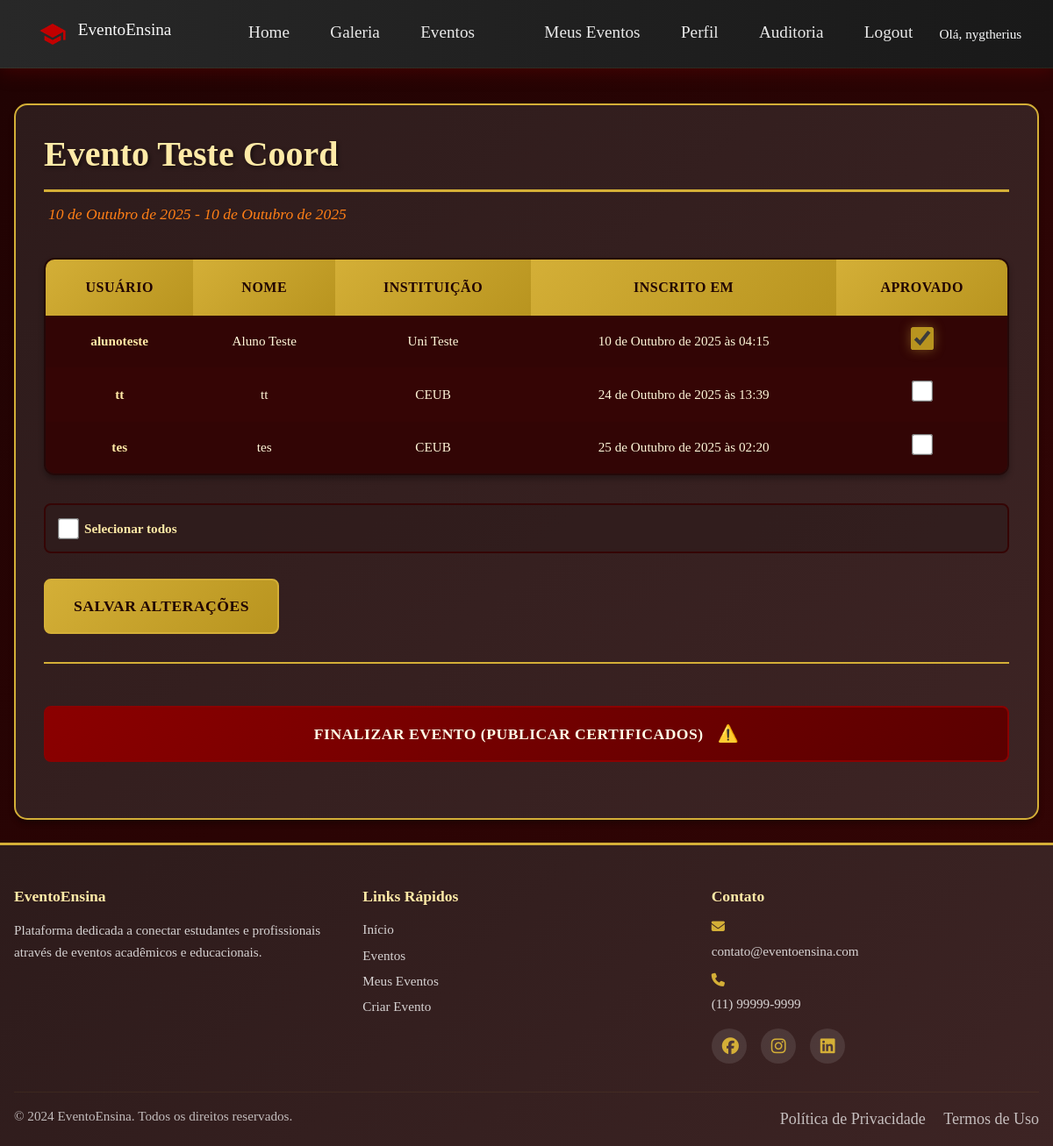
Screenshot of /eventos/gerenciar/4/ (signed in) with the database file from the repository.
### usuarios/models.py (models this page shows, shortened)
class Usuario(models.Model):
    nome = models.CharField(max_length=150)
    ddd = models.ForeignKey(DDD, on_delete=models.SET_NULL, null=True, blank=True)
    telefone = models.CharField(max_length=15, blank=True, null=True)
    instituicao = models.ForeignKey(Instituicao, on_delete=models.SET_NULL, null=True, blank=True)
    tipo = models.ForeignKey(TipoUsuario, on_delete=models.CASCADE)
    nome_usuario = models.CharField(max_length=50, unique=True)
    email = models.EmailField(blank=True, null=True)
    senha = models.CharField(max_length=128, blank=True, null=True)
    user = models.OneToOneField(settings.AUTH_USER_MODEL, on_delete=models.SET_NULL, null=True, blank=True, related_name='profile')
    base_dir = models.CharField(max_length=255, blank=True, null=True)

class Instituicao(models.Model):
    nome = models.CharField(max_length=150)
    cidade = models.CharField(max_length=100, blank=True, null=True)
    estado = models.CharField(max_length=50, blank=True, null=True)
    pais = models.CharField(max_length=50, default='Brasil')
    email = models.EmailField(blank=True, null=True)
    telefone = models.CharField(max_length=20, blank=True, null=True)

### eventos/models.py (models this page shows, shortened)
class Evento(models.Model):
    MODALIDADES = [
        ('online', 'Online'),
        ('presencial', 'Presencial'),
        ('hibrido', 'Híbrido'),
    ]
    titulo = models.CharField(max_length=200)
    tipo = models.ForeignKey(TipoEvento, on_delete=models.CASCADE)
    modalidade = models.CharField(max_length=10, choices=MODALIDADES)
    data_inicio = models.DateField()
    data_fim = models.DateField()
    horario = models.TimeField()
    local = models.CharField(max_length=200, blank=True, null=True)
    link = models.URLField(blank=True, null=True)
    quantidade_participantes = models.PositiveIntegerField(null=True, blank=True)
    sem_limites = models.BooleanField(default=False)
    organizador = models.CharField(max_length=200, null=True, blank=True)
    criador = dj_models.ForeignKey(
        'usuarios.Usuario',
        on_delete=dj_models.SET_NULL,
        null=True,
        blank=True,
        related_name='eventos_criados'
    )
    def evento_thumb_upload_to(instance, filename):
        """
        Define o caminho da imagem principal (thumb) do evento.
        Sempre substitui a anterior com nome fixo 'thumb.ext'.
        """
        date_str = instance.data_inicio.strftime('%Y_%m_%d') if instance.data_inicio else 'sem_data'
        slug = slugify(instance.titulo)
        ext = os.path.splitext(filename)[1]
        return f'eventos/{date_str}_{slug}/thumb{ext}'
    thumb = models.ImageField(upload_to=evento_thumb_upload_to, blank=True, null=True)
    descricao = models.TextField(blank=True, null=True)
    horas = models.DecimalField(max_digits=5, decimal_places=2, null=True, blank=True)
    gallery_slug = models.CharField(max_length=255, blank=True, null=True)
    finalizado = models.BooleanField(default=False)

class InscricaoEvento(models.Model):
    evento = models.ForeignKey(Evento, on_delete=models.CASCADE)
    inscrito = dj_models.ForeignKey('usuarios.Usuario', on_delete=dj_models.CASCADE)
    is_validated = models.BooleanField(default=False)
    data_inscricao = models.DateTimeField(auto_now_add=True)

### eventos/views.py (the view, shortened to what this page needs)
# urls.py: path('gerenciar/<int:evento_id>/', views.gerenciar_evento, name='gerenciar_evento'),
@login_required
def gerenciar_evento(request, evento_id):
    usuario = get_current_usuario(request)
    evento = get_object_or_404(Evento, pk=evento_id)
    if not _is_event_owner(request, usuario, evento):
        logging.warning(f'Permissão negada gerenciar_evento: evento={evento.id} usuario={getattr(usuario, "id", None)}')
        messages.error(request, 'Acesso negado: apenas o organizador pode gerenciar este evento.')
        return redirect('meus_eventos')
    inscritos = evento.inscricaoevento_set.select_related('inscrito')
    return render(request, 'eventos/gerenciar_evento.html', {
        'evento': evento,
        'inscritos': inscritos,
        'nav_items': nav_items,
        'usuario': usuario
    })

### eventos/views.py (called while the page is built)
def _is_event_owner(request, usuario_obj, ev):
    try:
        if ev.criador and usuario_obj and ev.criador.id == usuario_obj.id:
            return True
        if request.user.is_authenticated and getattr(request.user, 'is_staff', False):
            return True
        if usuario_obj and getattr(usuario_obj.tipo, 'tipo', '').lower() == 'professor':
            return False
        return False
    except Exception:
        return False

### eventos/templates/eventos/gerenciar_evento.html (shortened to what this page needs)
{% extends 'base/base.html' %}
{% load static %}
{% block extra_css %}
<link rel="stylesheet" href="{% static 'css/gerenciar_evento.css' %}">
{% endblock %}
{% block content %}
<div class="container mt-4">
    <h1>{{ evento.titulo }}</h1>
    <p class="text-muted">
        {{ evento.data_inicio }}{% if evento.data_fim %} - {{ evento.data_fim }}{% endif %}
    </p>
    <form method="post">
        <table class="table table-striped">
            <thead>
                <tr>
                    <th>Usuário</th>
                    <th>Nome</th>
                    <th>Instituição</th>
                    <th>Inscrito em</th>
                    <th>Aprovado</th>
                </tr>
            </thead>
            <tbody>
                {% for inscr in inscritos %}
                <tr>
                    <td>{{ inscr.inscrito.nome_usuario }}</td>
                    <td>{{ inscr.inscrito.nome }}</td>
                    <td>
                        {% if inscr.inscrito.instituicao %}
                            {{ inscr.inscrito.instituicao.nome }}
                        {% else %}
                            -
                        {% endif %}
                    </td>
                    <td>{{ inscr.data_inscricao }}</td>
                    <td>
                        <input type="checkbox" class="validate-checkbox" name="validate_{{ inscr.id }}" {% if inscr.is_validated %}checked{% endif %}>
                    </td>
                </tr>
                {% endfor %}
            </tbody>
        </table>
        <div class="mb-3">
            <label><input type="checkbox" id="select-all"> Selecionar todos</label>
        </div>
        <button type="submit" class="btn btn-primary">Salvar alterações</button>
    </form>
    <form method="post" action="{% url 'finalizar_evento' evento.id %}" class="mt-3">
        <button type="submit" class="btn btn-danger" {% if evento.finalizado %}disabled{% endif %}>
            {% if evento.finalizado %}
                Evento finalizado
            {% else %}
                Finalizar evento (publicar certificados)
            {% endif %}
        </button>
    </form>
</div>
{% endblock %}

### instituicao_ensino/templates/base/base.html (shortened to what this page needs)
{% load static %}
<!DOCTYPE html>
<html lang="pt-br">
<head>
    <link rel="stylesheet" href="https://cdnjs.cloudflare.com/ajax/libs/font-awesome/6.6.0/css/all.min.css">
    <link href="https://cdn.jsdelivr.net/npm/bootstrap@5.3.2/dist/css/bootstrap.min.css" rel="stylesheet">
    <link rel="stylesheet" href="{% static 'styles/base.css' %}">
    <link rel="stylesheet" href="{% static 'styles/nav.css' %}">
    {% block extra_css %}{% endblock %}
</head>
<body>
    <nav class="navbar navbar-expand-lg navbar-dark bg-dark custom-navbar">
        <div class="container-fluid">
            <a class="navbar-brand" href="{% url 'main' %}">
                <img src="{% static 'favicon.png' %}" alt="Logo" width="32" height="32" class="d-inline-block align-text-top">
                EventoEnsina
            </a>
            <div class="collapse navbar-collapse" id="navbarSupportedContent">
                <ul class="navbar-nav me-auto mb-2 mb-lg-0">
                    {% for item in nav_left %}
                    <li class="nav-item">
                        <a class="nav-link" href="{{ item.url }}">{{ item.label }}</a>
                    </li>
                    {% endfor %}
                </ul>
                <ul class="navbar-nav ms-auto mb-2 mb-lg-0">
                    {% for item in nav_right %}
                    <li class="nav-item">
                        {% if item.label == 'Criar Evento' %}
                            <a class="nav-link btn btn-cta" href="{{ item.url }}">{{ item.label }}</a>
                        {% else %}
                            <a class="nav-link" href="{{ item.url }}">{{ item.label }}</a>
                        {% endif %}
                    </li>
                    {% endfor %}
                    {% if current_usuario %}
                    <li class="nav-item">
                        <span class="navbar-text text-light">Olá, {{ current_usuario.nome }}</span>
                    </li>
                    {% endif %}
                </ul>
            </div>
        </div>
    </nav>
    <main>
        {% block content %}{% endblock %}
    </main>
    <footer class="custom-footer">
        <div class="container">
            <div class="row">
                <div class="col-md-4 footer-section">
                    <h5>EventoEnsina</h5>
                    <p>Plataforma dedicada a conectar estudantes e profissionais através de eventos acadêmicos e educacionais.</p>
                </div>
                <div class="col-md-4 footer-section">
                    <h5>Links Rápidos</h5>
                    <ul class="footer-links">
                        <li><a href="{% url 'main' %}">Início</a></li>
                        <li><a href="{% url 'lista_eventos' %}">Eventos</a></li>
                        {% if current_usuario %}
                        <li><a href="{% url 'meus_eventos' %}">Meus Eventos</a></li>
                        <li><a href="{% url 'criar_evento' %}">Criar Evento</a></li>
                        {% endif %}
                    </ul>
                </div>
                <div class="col-md-4 footer-section">
                    <h5>Contato</h5>
                    <div class="contact-info">
                        <p><i class="fas fa-envelope"></i> contato@eventoensina.com</p>
                        <p><i class="fas fa-phone"></i> (11) 99999-9999</p>
                        <div class="social-links">
                            <a href="#" class="social-link"><i class="fab fa-facebook"></i></a>
                            <a href="#" class="social-link"><i class="fab fa-instagram"></i></a>
                            <a href="#" class="social-link"><i class="fab fa-linkedin"></i></a>
                        </div>
                    </div>
                </div>
            </div>
            <div class="footer-bottom">
                <hr>
                <div class="row">
                    <div class="col-md-6">
                        <p>&copy; 2024 EventoEnsina. Todos os direitos reservados.</p>
                    </div>
                    <div class="col-md-6 text-md-end">
                        <a href="#" class="footer-link">Política de Privacidade</a>
                        <a href="#" class="footer-link">Termos de Uso</a>
                    </div>
                </div>
            </div>
        </div>
    </footer>
</body>
</html>

### static/styles/base.css (style rules this page uses)
* { margin: 0; padding: 0; box-sizing: border-box; }
:root { --primary-gold: #d4af37; --primary-gold-dark: #b8941f; --primary-orange: #ff7f16; --success-green: #28a745; --danger-red: #dc3545; --background-base-dark: #200303; --background-base-medium: #350505; --background-card: linear-gradient(135deg, #2d1b1b 0%, #3d2424 100%); --background-card-hover: linear-gradient(135deg, #3d2424 0%, #4d2c2c 100%); --text-light: #fff7d9; --text-brighter: #fffbe6; --text-heading: #ffeaa7; --text-muted: #ff7f16; --border-color: #d4af37; --card-shadow: 0 4px 6px rgba(0, 0, 0, 0.3); --card-shadow-hover: 0 6px 12px rgba(212, 175, 55, 0.2); }
body { font-family: 'Georgia', 'Times New Roman', serif; background: linear-gradient(135deg, var(--background-base-dark) 0%, var(--background-base-medium) 100%) no-repeat fixed; color: var(--text-light); min-height: 100vh; line-height: 1.6; font-size: 18px; display: flex; flex-direction: column; }
main { padding: 1rem; max-width: 1200px; margin: 0 auto; flex: 1; width: 100%; }
h1, h2, h3, h4, h5 { color: var(--text-heading); margin-bottom: 0.5rem; }
h1 { font-size: 2rem; }
h5 { font-size: 1.1rem; }
p, li, label { color: var(--text-light); font-size: 0.95rem; line-height: 1.4; }
.text-muted { color: var(--text-muted) !important; padding: 5px; }
a, .btn { color: var(--text-brighter); text-decoration: none; }
.btn { padding: 0.6rem 1rem; margin-top: 5px; background: #8b0000; color: #f8f8f8; text-align: center; text-decoration: none; border-radius: 6px; font-weight: 600; transition: all 0.3s ease; font-size: 0.9rem; min-height: 40px; display: flex; align-items: center; justify-content: center; border: 2px solid transparent; }
.btn-primary { background: linear-gradient(135deg, #a66b03 0%, #7a4a02 100%); border: none; color: #fff; }
input, textarea, select { background: rgba(255,255,255,0.05); color: var(--text-brighter); border: 1px solid var(--border-color); font-size: 1rem; padding: 0.7rem; border-radius: 6px; width: 100%; }
input::placeholder, textarea::placeholder { color: rgba(255,255,255,0.6); font-size: 0.9rem; }
.custom-footer { background: linear-gradient(135deg, #2d1b1b 0%, #3d2424 100%); color: var(--text-light); padding: 3rem 0 1rem; margin-top: 10px; border-top: 3px solid var(--primary-gold); width: 100%; }
.footer-section h5 { color: var(--text-heading); font-weight: 700; margin-bottom: 1rem; font-size: 1.1rem; }
.footer-section p { color: rgba(255, 255, 255, 0.8); line-height: 1.6; margin-bottom: 1rem; }
.footer-links { list-style: none; padding: 0; margin: 0; }
.footer-links li { margin-bottom: 0.5rem; }
.footer-links a { color: rgba(255, 255, 255, 0.8); text-decoration: none; transition: color 0.3s ease; display: flex; align-items: center; gap: 0.5rem; }
.contact-info p { display: grid; align-items: self-start; gap: 0.5rem; margin-bottom: 0.8rem; }
.contact-info i { color: var(--primary-gold); width: 16px; }
.social-links { display: flex; gap: 1rem; margin-top: 1rem; }
.social-link { color: rgba(255, 255, 255, 0.8); font-size: 1.2rem; transition: all 0.3s ease; padding: 0.5rem; border-radius: 50%; background: rgba(255, 255, 255, 0.1); width: 40px; height: 40px; display: flex; align-items: center; justify-content: center; }
.footer-bottom { margin-top: 2rem; }
.footer-bottom hr { border-color: rgba(212, 175, 55, 0.3); margin: 2rem 0 1rem; }
.footer-bottom p { color: rgba(255, 255, 255, 0.7); margin: 0; }
.footer-link { color: rgba(255, 255, 255, 0.7); text-decoration: none; margin-left: 1rem; transition: color 0.3s ease; }
.mb-2 { margin-bottom: 1rem; }
.mb-3 { margin-bottom: 1.5rem; }
.mt-3 { margin-top: 1.5rem; }
.mt-4 { margin-top: 2rem; }
.container { max-width: 1200px; margin: 0 auto; padding: 0 1rem; }
html, body { height: 100%; }

### rows the page displays
Usuario: nome "nygtherius"
Evento: titulo "Evento Teste Coord", data_inicio "10 de Outubro de 2025", data_fim "10 de Outubro de 2025"
InscricaoEvento: inscrito.nome_usuario "alunoteste", inscrito.nome "Aluno Teste", inscrito.instituicao.nome "Uni Teste", data_inscricao "10 de Outubro de 2025 às 04:15", is_validated "☑"
InscricaoEvento: inscrito.nome_usuario "tt", inscrito.nome "tt", inscrito.instituicao.nome "CEUB", data_inscricao "24 de Outubro de 2025 às 13:39"
InscricaoEvento: inscrito.nome_usuario "tes", inscrito.nome "tes", inscrito.instituicao.nome "CEUB", data_inscricao "25 de Outubro de 2025 às 02:20"

### other values shown
{{ item.label }} "Home" "Galeria" "Eventos"
{{ item.label }} "Meus Eventos" "Perfil" "Auditoria" "Logout"
